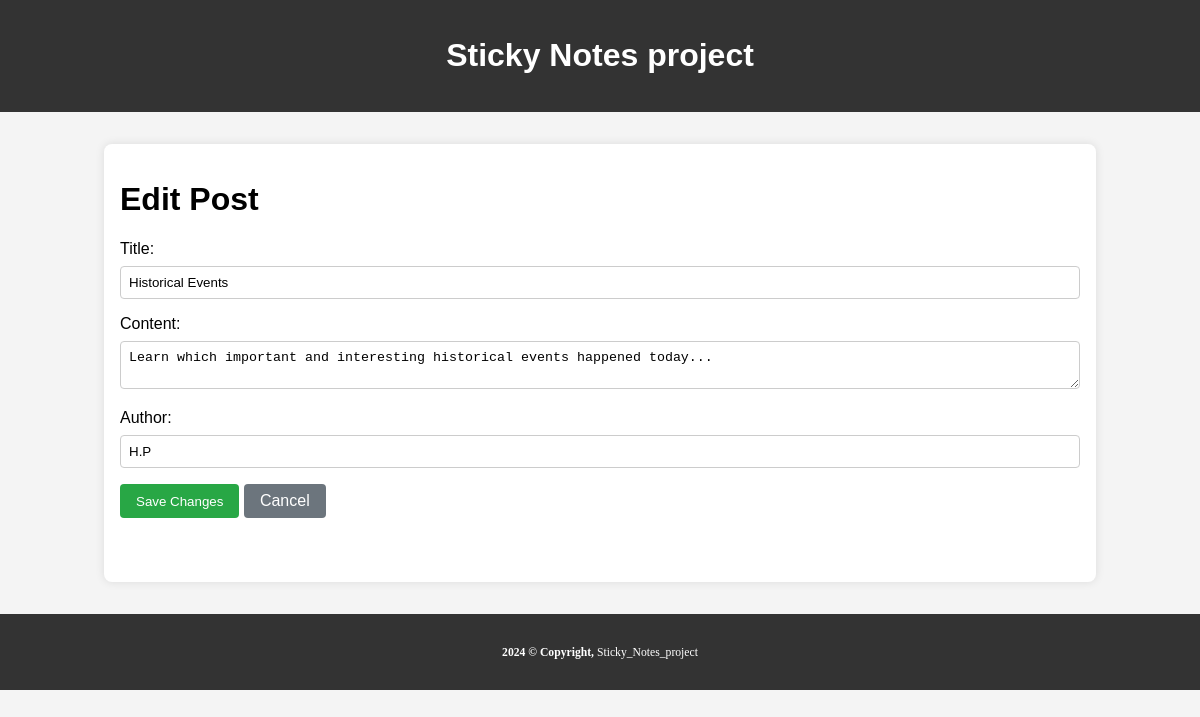
Screenshot of /edit/1 with the database file from the repository.
### note_post/models.py (models this page shows, shortened)
class NotePost(models.Model):
    title = models.CharField(max_length=200)
    content = models.TextField()
    created_at = models.DateTimeField(auto_now_add=True)
    author = models.CharField(max_length=30)

### note_post/views.py (the view, shortened to what this page needs)
# urls.py: path('edit/<int:post_id>', views.edit_post, name='edit_post'),
def edit_post(request, post_id):
    post = get_object_or_404(NotePost, id=post_id)
    return render(request, 'note_post/edit_post.html', {'post': post})

### note_post/templates/note_post/edit_post.html (shortened to what this page needs)
{% extends "note_post/base.html" %}
{% block content %}
<div class="edit-post-page">
    <h1>Edit Post</h1>
    <form method="post">
        <label for="title">Title:</label>
        <input type="text" id="title" name="title" value="{{ post.title }}"><br>
        <label for="content">Content:</label>
        <textarea id="content" name="content">{{ post.content }}</textarea><br>
        <label for="author">Author:</label>
        <input type="text" id="author" name="author" value="{{ post.author }}"><br>
        <button type="submit">Save Changes</button>
        <a class="back-button" href="{% url 'view_post' post.id %}">Cancel</a>
    </form>
</div>
{% endblock %}

### note_post/templates/note_post/base.html (style rules this page uses)
body { font-family: Arial, sans-serif; margin: 0; padding: 0; background-color: #f4f4f4; }
.index-page, .add-post-page, .view-post-page, .edit-post-page { margin-bottom: 2rem; }
.add-post-button, .edit-post-button, .back-button { display: inline-block; margin: 1rem 0; padding: 0.5rem 1rem; background-color: #007bff; color: #fff; border-radius: 4px; cursor: pointer; text-decoration: none; }
.back-button { background-color: #6c757d; }
form label { display: block; margin-top: 1rem; }
form input, form textarea { width: 100%; padding: 0.5rem; margin-top: 0.5rem; border: 1px solid #ccc; border-radius: 4px; box-sizing: border-box; }
form button { margin-top: 1rem 0; padding: 0.6rem 1rem; background-color: #28a745; color: #fff; border-radius: 4px; border: None; cursor: pointer; }

### rows the page displays
NotePost: title "Historical Events", content "Learn which important and interesting historical events happened today...", author "H.P"
